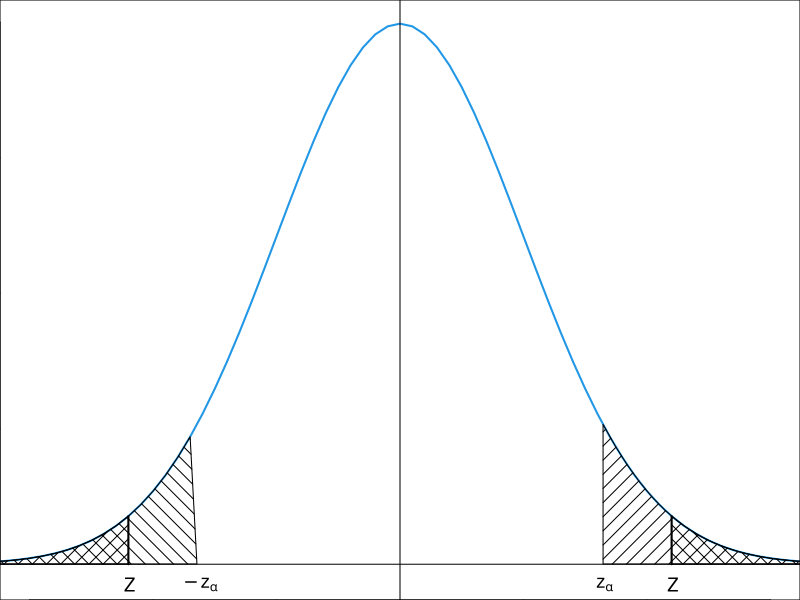

The R source for this figure:
par(mai=c(0, 0, 0, 0))
x <- seq(-4, 4, by=0.1)
plot(x, dnorm(x), type="l", lwd=2, col=4,
     xlim=c(-3, 3), ylim=c(-0.01, 0.4)) 
abline(h=0, v=0)

z <- qnorm(1-0.05)
xx <- seq(z, 4, by=0.1)
polygon(c(xx, z), c(dnorm(xx), dnorm(4)), density=10, angle = 45) 
text(z, -0.015, expression(z[alpha]), adj=0.4, cex=1.1)

z0 <- 2.2
lines(c(z0, z0), c(0, dnorm(z0)), lwd=2)
xx <- seq(z0, 4, by=0.1)
polygon(c(xx, z0), c(dnorm(xx), dnorm(4)), density=10, angle = 135) 
text(z0, -0.015, expression(Z), adj=0.4, cex=1.1)
savePlot("hypoth-1", type = "eps")

z <- qnorm(0.05)
xx <- seq(-4, z, by=0.1)
polygon(c(z, xx), c(dnorm(-4), dnorm(xx)), density=10, angle = 135) 
text(z, -0.015, expression(-z[alpha]), adj=0.4, cex=1.1)

z0 <- -2.2
lines(c(z0, z0), c(0, dnorm(z0)), lwd=2)
xx <- seq(-4, z0, by=0.1)
polygon(c(z0, xx), c(dnorm(-4), dnorm(xx)), density=10, angle = 45) 
text(z0, -0.015, expression(Z), adj=0.4, cex=1.1)
savePlot("hypoth-2", type = "eps")


